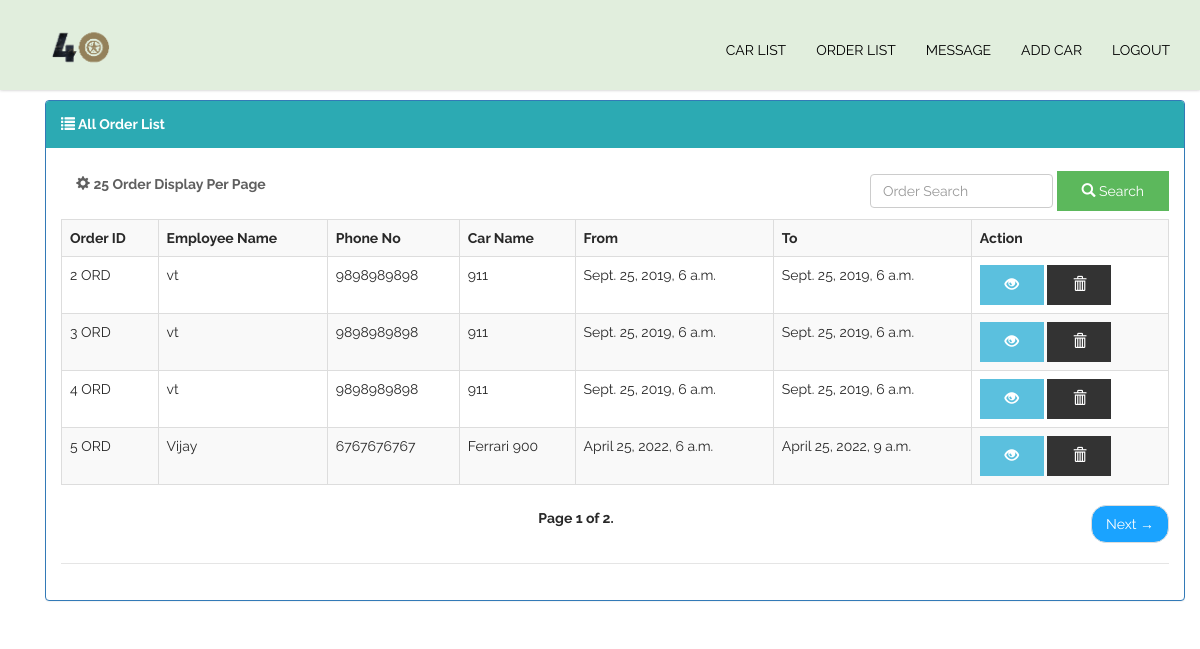
/listOrder/, run on the app's committed database.
### system/models.py (models this page shows, shortened)
class Order(models.Model):
    car_name = models.CharField(max_length=100)
    employee_name = models.CharField(max_length=100)
    cell_no = models.CharField(max_length=15)
    address = models.TextField()
    date = models.DateTimeField()
    to = models.DateTimeField()

### system/views.py (the view)
# urls.py: path('listOrder/', views.order_list, name = "order_list"),
def order_list(request):
    order = Order.objects.all()
    query = request.GET.get('q')
    if query:
        order = order.filter(
            Q(movie_name__icontains=query)|
            Q(employee_name__icontains=query)
        )
    paginator = Paginator(order, 4)  # Show 15 contacts per page
    page = request.GET.get('page')
    try:
        order = paginator.page(page)
    except PageNotAnInteger:
        order = paginator.page(1)
    except EmptyPage:
        order = paginator.page(paginator.num_pages)
    context = {
        'order': order,
    }
    return render(request, 'order_list.html', context)

### templates/order_list.html (shortened to what this page needs)
{% extends 'base2.html' %}
{% block nav %}
    <div class="collapse navbar-collapse" id="myNavbar">
        <ul class="nav navbar-nav navbar-right">
            <li class="scroll">
                <a href="{% url 'adminIndex' %}">Car List</a>
            </li>
            <li class="scroll">
                <a href="{% url 'order_list' %}">Order List</a>
            </li>
            <li class="scroll">
                <a href="{% url 'message' %}">Message</a>
            </li>
            <li class="scroll">
                <a href="{% url 'car_create' %}">Add Car</a>
            </li>
            <li class="scroll">
                <a href="{% url 'logout' %}">Logout {{ request.user.username }}</a>
            </li>
        </ul>
    </div>
{% endblock %}
{% block body %}
    <div class='container table-responsive'>
        <div class="panel panel-primary">
            <div class="panel-heading">
                <strong><span class="glyphicon glyphicon-list"></span> All Order List</strong>
            </div>
            <div class="panel-body">
                <strong class="navbar-form navbar-left" style="color: #5f5f5f;"><span class="glyphicon glyphicon-cog"></span> 25 Order Display Per Page </strong>
                {% block search_box %}
                    <form method="GET" class="navbar-form navbar-right" role="search">
                        <div class="form-group">
                            <input type="text"
                                   class="form-control"
                                   placeholder="Order Search"
                                   value="{{ request.GET.q }}"
                                   name="q">
                        </div>
                        <button type="submit" class="btn btn-success">
                            <span class="glyphicon glyphicon-search"></span> Search
                    </button>
                </form>
            {% endblock %}
            <table class="table table-bordered table-striped table-hover">
                <tr>
                    <td>
                        <strong>Order ID</strong>
                    </td>
                    <td>
                        <strong>Employee Name</strong>
                    </td>
                    <td>
                        <strong>Phone No</strong>
                    </td>
                    <td>
                        <strong>Car Name</strong>
                    </td>
                    <td>
                        <strong>From</strong>
                    </td>
                    <td>
                        <strong>To</strong>
                    </td>
                    <td>
                        <strong>Action</strong>
                    </td>
                </tr>
                {% for ob in order %}
                    <tr>
                        <td>{{ ob.id }} ORD</td>
                        <td>{{ ob.employee_name }}</td>
                        <td>{{ ob.cell_no }}</td>
                        <td>{{ ob.car_name }}</td>
                        <td>{{ ob.date }}</td>
                        <td>{{ ob.to }}</td>
                        <td>
                            <a href="{% url 'order_detail' ob.id %}">
                                <button type="button" class="btn btn-info">
                                    <span class="glyphicon glyphicon-eye-open"></span>
                                </button>
                            </a>
                            <a href="{% url 'order_delete' ob.id %}">
                                <button type="button" class="btn btn-danger">
                                    <span class="glyphicon glyphicon-trash"></span>
                                </button>
                            </a>
                        </td>
                    </tr>
                {% endfor %}
            </table>
            <nav>
                <ul class="pager">
                    <li class="previous">
                        <strong>Page {{ order.number }} of {{ order.paginator.num_pages }}.</strong>
                    </li>
                    <li class="next">
                        {% if order.has_next %}
                            <a href="?page={{ order.next_page_number }}"
                               style="background-color:#1aa3ff !important;
                                      color: white !important;">
                            Next <span aria-hidden="true">&rarr;</span></a>
                        {% endif %}
                    </li>
                </ul>
            </nav>
            <hr>
        </div>
    </div>
{% endblock %}

### static/css/styles2.css (style rules this page uses)
body { padding-top: 100px; background: #fff; font-family: 'Raleway', sans-serif; font-weight: 400; color: #282828; line-height: 26px; }
a { color: #c8d8e4 ; -webkit-transition: color 400ms, background-color 400ms; -moz-transition: color 400ms, background-color 400ms; -o-transition: color 400ms, background-color 400ms; transition: color 400ms, background-color 400ms; }
hr { border-top: 1px solid #e5e5e5; border-bottom: 1px solid #fff; }
.btn { border-width: 0; border-radius: 0; padding: 10px 25px; }
.navbar-default .navbar-collapse, .navbar-default .navbar-form { border-color: #424242; }
.navbar-nav>li>a { text-transform: uppercase; }
.navbar-default .navbar-nav>li>a { color: #FFFFFF; }
@media only screen and (min-width: 768px) { #main-nav.navbar-default .navbar-nav > li > a { padding-top: 40px; padding-bottom: 36px; } }
@media only screen and (min-width: 768px) { .navbar-default .navbar-nav>li>a { color: #000000; } }
.form-control { box-shadow: none; -webkit-box-shadow: none; }

### data on the page
Order: id "2", employee_name "vt", cell_no "9898989898", car_name "911", date "Sept. 25, 2019, 6 a.m.", to "Sept. 25, 2019, 6 a.m."
Order: id "3", employee_name "vt", cell_no "9898989898", car_name "911", date "Sept. 25, 2019, 6 a.m.", to "Sept. 25, 2019, 6 a.m."
Order: id "4", employee_name "vt", cell_no "9898989898", car_name "911", date "Sept. 25, 2019, 6 a.m.", to "Sept. 25, 2019, 6 a.m."
Order: id "5", employee_name "Vijay", cell_no "6767676767", car_name "Ferrari 900", date "April 25, 2022, 6 a.m.", to "April 25, 2022, 9 a.m."

### other printed values
{{ order.number }} "1"
{{ order.paginator.num_pages }} "2"
